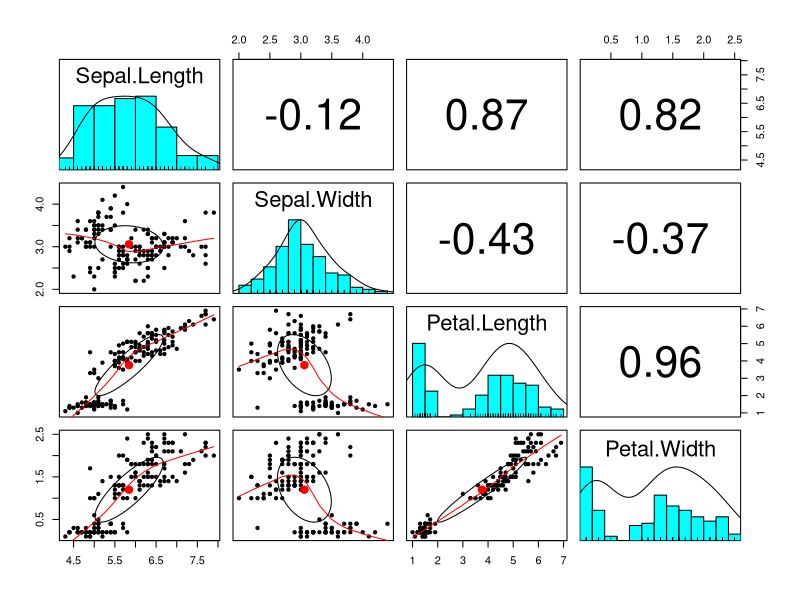

Source code (R): (Note: this script raises an error after producing the figure.)
#Install packages
install.packages("psych")
install.packages("corrplot")
install.packages("RColorBrewer")
library(psych)
library(corrplot)
library(RColorBrewer)

#psych package
data("iris")

x <- corr.test(iris[-5])
x
pairs.panels(iris[-5])

#Import your dataset
x1 <- read_excel("data.xlsx")

m <- cor(x1[ , -1])

corrplot(m)

?corrplot

corrplot(m, type="upper", order="hclust", method="pie",
         col=brewer.pal(n=8, name="RdYlBu"))

#mixed corrplot
corrplot.mixed(m)

corrplot.mixed(m, lower.col = "black", number.cex=0.8)

corrplot.mixed(m, lower = "square", upper = "pie", ti.col="Red")
